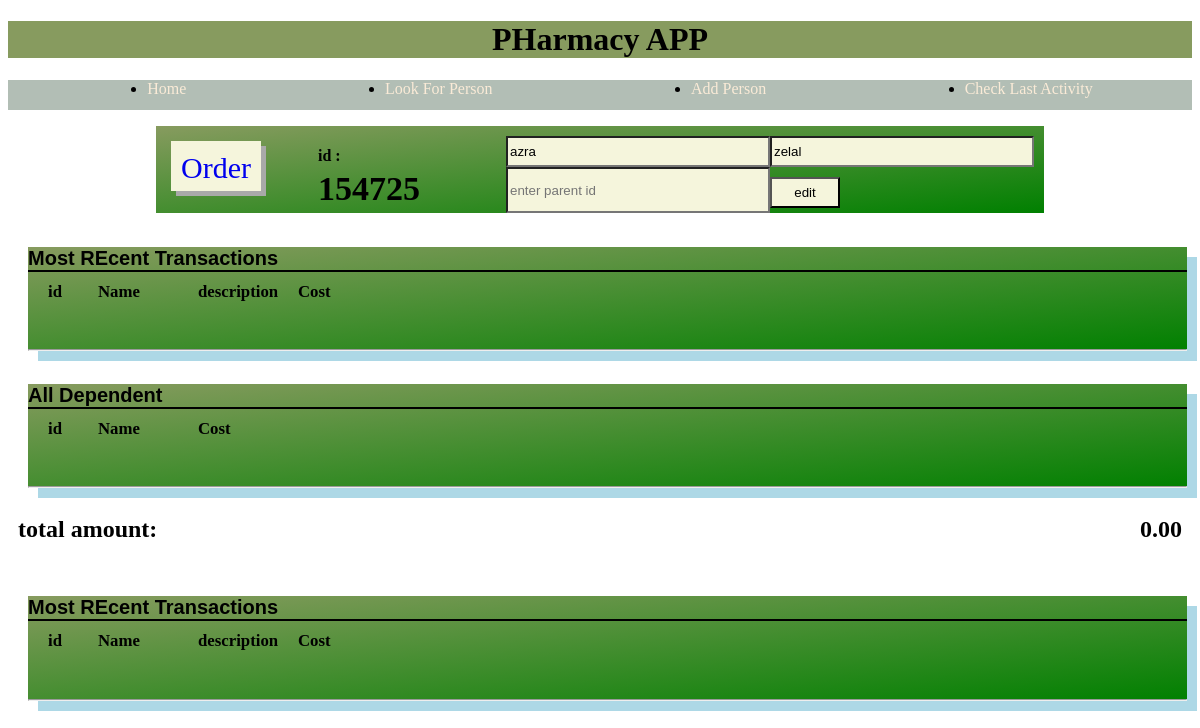
/person/154725/, run on the app's committed database.
### base/models.py (models this page shows, shortened)
class Customer(models.Model):
    user = models.OneToOneField(User,on_delete=models.CASCADE,blank=True,null=True)
    name = models.CharField(max_length=200,blank=True,null=True)
    last = models.CharField(max_length=200,blank=True,null=True)
    is_parent = models.BooleanField(default=False, blank=True,null=True)
    password = models.IntegerField(blank=True,null=True)
    phone = models.BigIntegerField(blank=True,null=True)
    parent=models.ForeignKey('self', on_delete=models.CASCADE,blank=True,null=True)
    @property
    def total_owe(self):
        order_list = list(self.order_set.all())
        children = list(self.customer_set.all())
        total_unpaid= 0
        total_paid= 0
        for single_order in list(self.order_set.all()):
            if not single_order.is_paid:
                total_unpaid += float(single_order.price)
            elif single_order.is_paid:
                total_paid += float(single_order.price)
        return (total_unpaid,total_paid)

### base/views2.py (the view)
# urls.py: path("person/<int:pk>/", views2.person, name="person"),
def person(request,pk):
    customer = Customer.objects.get(pk=pk)
    orders= customer.order_set.all().order_by("-date_created")
    print(orders)
    children = list(customer.customer_set.all())
    context = {
        "customer": customer,
        "orders":orders,
        "children":children
    }
    return render(request, 'base/person.html', context)

### base/templates/base/person.html (shortened to what this page needs)
{% extends 'base/base.html' %}
{% load static %}
{% block content %}
    <main>
        <form method="POST" action="/person_name_change/{{customer.id}}/" class="edit-form">
                <a class="add-order-button" href="{% url 'add_order' customer.id %}">Order</a>
                <div>
                    <h4>id : </h4>
                    <h4 class="edit-form-id">{{customer.id}}</h4>
                </div>
                <div class="edit-form-input">
                        <input type="text" name="name" value="{{customer.name}}">
                        <input type="text" name="last" value="{{customer.last}}">
                        <input type="number" name="parent_id" placeholder="enter parent id">
                        <input  class="edit-form-button" type="submit" value="edit">
                </div>
        </form>
        <section class="most-recent">
            <h5 class="section-title">Most REcent Transactions</h5>
            <div class="person-nav">
                <h6>id</h6>
                <h6>Name</h6>
                <h6>description</h6>
                <h6>Cost</h6>
            </div>
            <hr>
        </section>
        <section class="all-dependent most-recent">
            <h5 class="section-title">All Dependent</h5>
            <div class="person-nav">
                <h6>id</h6>
                <h6>Name</h6>
                <h6>Cost</h6>
            </div>
            <hr>
        </section>
        <section class="total-amount">
            <h2>total amount:</h2>
            <h2 id="show-total-amount">{{customer.total_owe.0|floatformat:2}}</h2>
        </section>
        <section class="transaction-history most-recent">
            <h5 class="section-title">Most REcent Transactions</h5>
            <div class="person-nav">
                <h6>id</h6>
                <h6>Name</h6>
                <h6>description</h6>
                <h6>Cost</h6>
            </div>
            <hr>
        </section>
</main>
{% endblock %}

### static/css/index.css (style rules this page uses)
.person-nav { font-weight:bold; font-size: 20px; display: grid; padding-left: 20px; grid-template-columns: 50px 100px 100px 40px auto; }
.person-nav h6 { margin-top:10px; margin-right:2px ; }
.edit-form { background-image: linear-gradient(to bottom right, #879B5F, green); width: 75%; margin: auto; display: grid; grid-template-columns: 150px 200px auto; margin-bottom: 5px; }
.add-order-button { position: relative; text-align: center; font-size: 30px; text-decoration: none; box-shadow: 5px 5px darkgray; padding: 10px; height: 30px; width: 70px; background-color: beige; margin:15px; }
.edit-form input { background-color:beige; }
.edit-form h4 { margin-left:12px; margin-bottom:5px; }
.edit-form-id { font-size:34px; margin-top:5px; }
.edit-form-input { display:grid; grid-template-columns: auto auto; margin-right: 10px; margin-top: 10px; }
.edit-form-button { margin-top:10px; margin-bottom: 5px; width: 70px; position: relative; }
.total-amount { display: flex; justify-content: space-between; }
.total-amount h2 { padding: 0px 10px; }
.most-recent, .common-usage, .past-due { background-image: linear-gradient(to bottom right, #879B5F, green); box-shadow: 10px 10px lightblue; }
.section-title { margin-bottom: auto; font-family: 'Franklin Gothic Medium', 'Arial Narrow', Arial, sans-serif; text-shadow: 2px grey; font-size: 20px; border-bottom:2px solid black ; }
.most-recent { margin-left:20px; }
@media screen and (min-width:1100px) { .most-recent, .common-usage, .past-due { flex: 1; margin-right: 5px; } }
@media screen and (min-width:1100px) { .person-nav h6 { font-size: 1.4vw; } }

### data on the page
Customer: id "154725", name "azra", last "zelal", total_owe.0 "0.00"
